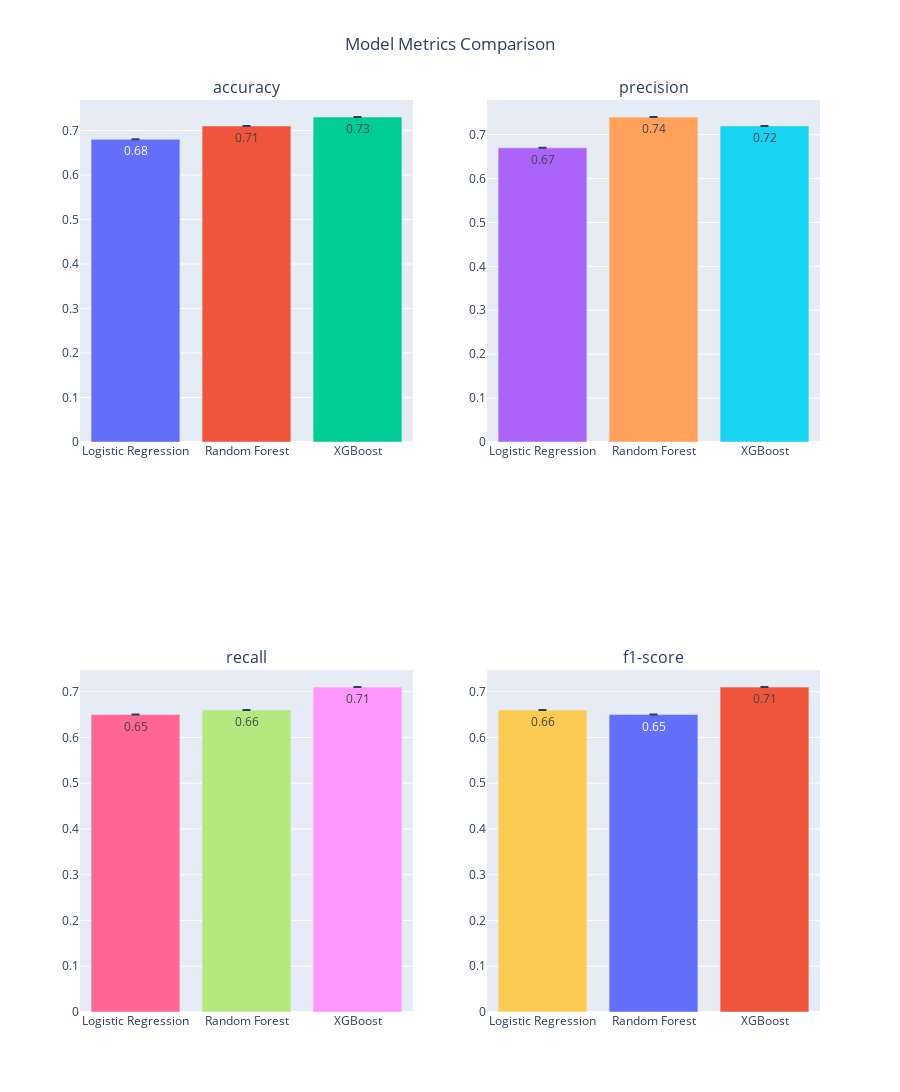

The notebook cell this image was saved under:
### Markdown cell above
Now, we can go to MLFlow UI to see the results. But for convenience we can see the metrics for each model plotted here:

### Code cell
import math
import plotly.graph_objects as go
from plotly.subplots import make_subplots

# Get all runs for the experiment
runs = mlflow.search_runs(experiment_ids=experiment.experiment_id)

# Sort the DataFrame by start time
runs = runs.sort_values('start_time')

# Keep only the last entry for each model
runs = runs.drop_duplicates('tags.mlflow.runName', keep='last')

# Convert the metrics and parameters columns to numeric types for plotting
for col in runs.columns:
    if "param" in col or "metric" in col:
        runs[col] = pd.to_numeric(runs[col], errors='coerce')


# Define metrics
metrics = ['accuracy', 'precision', 'recall', 'f1-score']

# Calculate the number of rows and columns for the subplots
n_cols = 2
n_rows_metrics = math.ceil(len(metrics) / n_cols)

# Create subplots for metrics
fig_metrics = make_subplots(rows=n_rows_metrics, cols=n_cols, subplot_titles=metrics)

# Create a bar plot for each metric
for i, metric in enumerate(metrics):
    row = i // n_cols + 1
    col = i % n_cols + 1
    for model_name in runs['tags.mlflow.runName'].unique():
        model_runs = runs[runs['tags.mlflow.runName'] == model_name]
        avg_metric = round(model_runs[f'metrics.{metric}'].mean(), 2)
        fig_metrics.add_trace(go.Bar(name=model_name, 
                             x=[model_name], 
                             y=[avg_metric],
                             text=[round(avg_metric, 3)],  # add data labels
                             textposition='auto',  # position labels automatically
                             error_y=dict(type='data', 
                                          array=[model_runs[f'metrics.{metric}'].std()],
                                          visible=True)),
                      row=row, col=col)

# Update layout for metrics
fig_metrics.update_layout(barmode='group', title_text="Model Metrics Comparison", 
                  title_x=0.5, showlegend=False, height=1200)
fig_metrics.show()

### Figure 1 — Plotly figure (JSON) as saved in the notebook; plotly's stock layout.template omitted (floating-point values rounded to 4 significant figures)
{"data": [{"error_y": {"array": [null], "type": "data", "visible": true}, "name": "Logistic Regression", "text": ["0.68"], "textposition": "auto", "type": "bar", "x": ["Logistic Regression"], "xaxis": "x", "y": [0.68], "yaxis": "y"}, {"error_y": {"array": [null], "type": "data", "visible": true}, "name": "Random Forest", "text": ["0.71"], "textposition": "auto", "type": "bar", "x": ["Random Forest"], "xaxis": "x", "y": [0.71], "yaxis": "y"}, {"error_y": {"array": [null], "type": "data", "visible": true}, "name": "XGBoost", "text": ["0.73"], "textposition": "auto", "type": "bar", "x": ["XGBoost"], "xaxis": "x", "y": [0.73], "yaxis": "y"}, {"error_y": {"array": [null], "type": "data", "visible": true}, "name": "Logistic Regression", "text": ["0.67"], "textposition": "auto", "type": "bar", "x": ["Logistic Regression"], "xaxis": "x2", "y": [0.67], "yaxis": "y2"}, {"error_y": {"array": [null], "type": "data", "visible": true}, "name": "Random Forest", "text": ["0.74"], "textposition": "auto", "type": "bar", "x": ["Random Forest"], "xaxis": "x2", "y": [0.74], "yaxis": "y2"}, {"error_y": {"array": [null], "type": "data", "visible": true}, "name": "XGBoost", "text": ["0.72"], "textposition": "auto", "type": "bar", "x": ["XGBoost"], "xaxis": "x2", "y": [0.72], "yaxis": "y2"}, {"error_y": {"array": [null], "type": "data", "visible": true}, "name": "Logistic Regression", "text": ["0.65"], "textposition": "auto", "type": "bar", "x": ["Logistic Regression"], "xaxis": "x3", "y": [0.65], "yaxis": "y3"}, {"error_y": {"array": [null], "type": "data", "visible": true}, "name": "Random Forest", "text": ["0.66"], "textposition": "auto", "type": "bar", "x": ["Random Forest"], "xaxis": "x3", "y": [0.66], "yaxis": "y3"}, {"error_y": {"array": [null], "type": "data", "visible": true}, "name": "XGBoost", "text": ["0.71"], "textposition": "auto", "type": "bar", "x": ["XGBoost"], "xaxis": "x3", "y": [0.71], "yaxis": "y3"}, {"error_y": {"array": [null], "type": "data", "visible": true}, "name": "Logistic Regression", "text": ["0.66"], "textposition": "auto", "type": "bar", "x": ["Logistic Regression"], "xaxis": "x4", "y": [0.66], "yaxis": "y4"}, {"error_y": {"array": [null], "type": "data", "visible": true}, "name": "Random Forest", "text": ["0.65"], "textposition": "auto", "type": "bar", "x": ["Random Forest"], "xaxis": "x4", "y": [0.65], "yaxis": "y4"}, {"error_y": {"array": [null], "type": "data", "visible": true}, "name": "XGBoost", "text": ["0.71"], "textposition": "auto", "type": "bar", "x": ["XGBoost"], "xaxis": "x4", "y": [0.71], "yaxis": "y4"}], "layout": {"annotations": [{"font": {"size": 16}, "showarrow": false, "text": "accuracy", "x": 0.225, "xanchor": "center", "xref": "paper", "y": 1, "yanchor": "bottom", "yref": "paper"}, {"font": {"size": 16}, "showarrow": false, "text": "precision", "x": 0.775, "xanchor": "center", "xref": "paper", "y": 1, "yanchor": "bottom", "yref": "paper"}, {"font": {"size": 16}, "showarrow": false, "text": "recall", "x": 0.225, "xanchor": "center", "xref": "paper", "y": 0.375, "yanchor": "bottom", "yref": "paper"}, {"font": {"size": 16}, "showarrow": false, "text": "f1-score", "x": 0.775, "xanchor": "center", "xref": "paper", "y": 0.375, "yanchor": "bottom", "yref": "paper"}], "barmode": "group", "height": 1200, "showlegend": false, "title": {"text": "Model Metrics Comparison", "x": 0.5}, "xaxis": {"anchor": "y", "domain": [0, 0.45]}, "xaxis2": {"anchor": "y2", "domain": [0.55, 1]}, "xaxis3": {"anchor": "y3", "domain": [0, 0.45]}, "xaxis4": {"anchor": "y4", "domain": [0.55, 1]}, "yaxis": {"anchor": "x", "domain": [0.625, 1]}, "yaxis2": {"anchor": "x2", "domain": [0.625, 1]}, "yaxis3": {"anchor": "x3", "domain": [0, 0.375]}, "yaxis4": {"anchor": "x4", "domain": [0, 0.375]}}}
